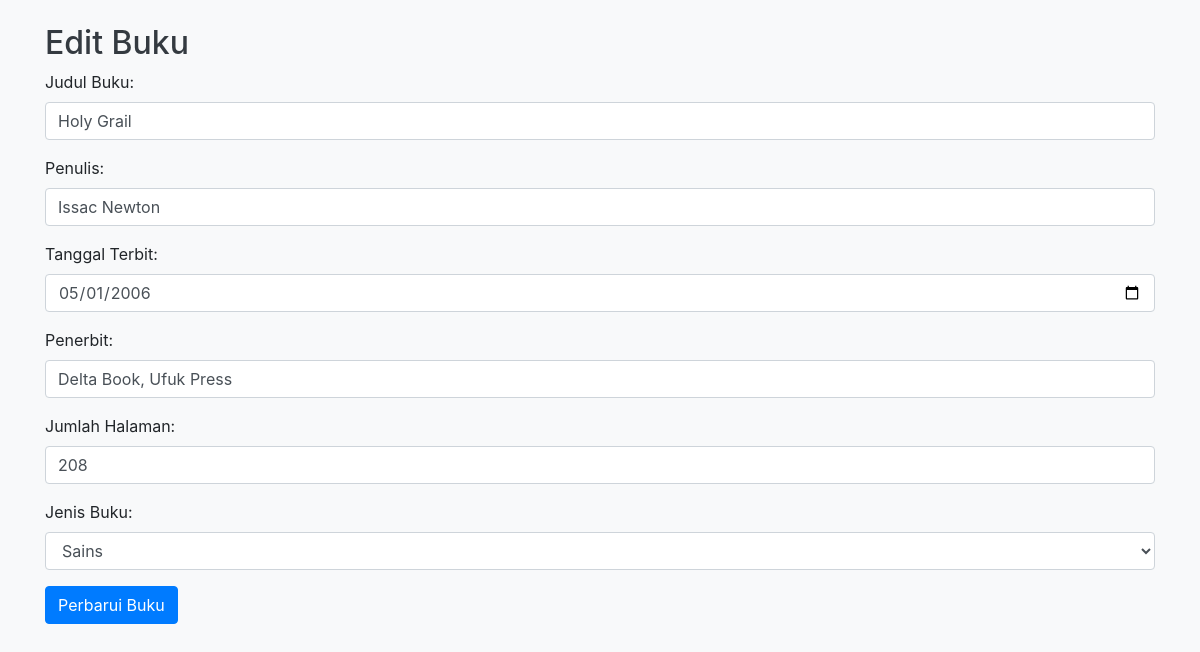
Page /books/edit.php?id=1 on the committed database.
### tables this page shows
CREATE TABLE `books` (
  `id` int NOT NULL,
  `title` varchar(255) NOT NULL,
  `author` varchar(255) NOT NULL,
  `tanggal` date DEFAULT NULL,
  `publisher` varchar(255) NOT NULL,
  `pages` int NOT NULL,
  `category_id` int DEFAULT NULL
);

### books/edit.php (the view, shortened to what this page needs)
<?php
include '../config.php';
$id = isset($_GET['id']) ? intval($_GET['id']) : 0;
$sql = "SELECT * FROM books WHERE id = $id";
$result = $conn->query($sql);
if ($result->num_rows > 0) {
    $book = $result->fetch_assoc();
} else {
    die("Buku tidak ditemukan.");
}
$sql_categories = "SELECT id, name FROM categories";
$result_categories = $conn->query($sql_categories);
?>
<!DOCTYPE html>
<html lang="en">
<head>
    <link href="https://maxcdn.bootstrapcdn.com/bootstrap/4.5.2/css/bootstrap.min.css" rel="stylesheet">
    <link href="books.css" rel="stylesheet">
</head>
<body>
    <div class="container">
        <h2 class="mt-4">Edit Buku</h2>
        <form action="proses.php?id=<?php echo $id; ?>" method="POST">
            <div class="form-group">
                <label for="title">Judul Buku:</label>
                <input type="text" id="title" name="title" class="form-control" value="<?php echo htmlspecialchars($book['title']); ?>" required>
            </div>
            <div class="form-group">
                <label for="author">Penulis:</label>
                <input type="text" id="author" name="author" class="form-control" value="<?php echo htmlspecialchars($book['author']); ?>" required>
            </div>
            <div class="form-group">
                <label for="tanggal">Tanggal Terbit:</label>
                <input type="date" id="tanggal" name="tanggal" class="form-control" value="<?php echo htmlspecialchars($book['tanggal']); ?>" required>
            </div>
            <div class="form-group">
                <label for="publisher">Penerbit:</label>
                <input type="text" id="publisher" name="publisher" class="form-control" value="<?php echo htmlspecialchars($book['publisher']); ?>" required>
            </div>
            <div class="form-group">
                <label for="pages">Jumlah Halaman:</label>
                <input type="number" id="pages" name="pages" class="form-control" value="<?php echo htmlspecialchars($book['pages']); ?>" required>
            </div>
            <div class="form-group">
                <label for="categories_name">Jenis Buku:</label>
                <select id="categories_name" name="categories_name" class="form-control" required>
                    <?php
                    if ($result_categories->num_rows > 0) {
                        while ($row = $result_categories->fetch_assoc()) {
                            $selected = $book['category_id'] == $row['id'] ? 'selected' : '';
                            echo "<option value='" . $row['id'] . "' $selected>" . $row['name'] . "</option>";
                        }
                    }
                    ?>
                </select>
            </div>
            <button type="submit" class="btn btn-primary">Perbarui Buku</button>
        </form>
    </div>
</body>
</html>

### books/books.css (style rules this page uses)
body { background-color: #f8f9fa; }
h1, h2 { color: #343a40; }
.btn { margin-right: 5px; }

### rows in the picture
books: title "Holy Grail", author "Issac Newton", tanggal "05/01/2006", publisher "Delta Book, Ufuk Press", pages "208"

### other values in the picture
form field categories_name "Sains"
